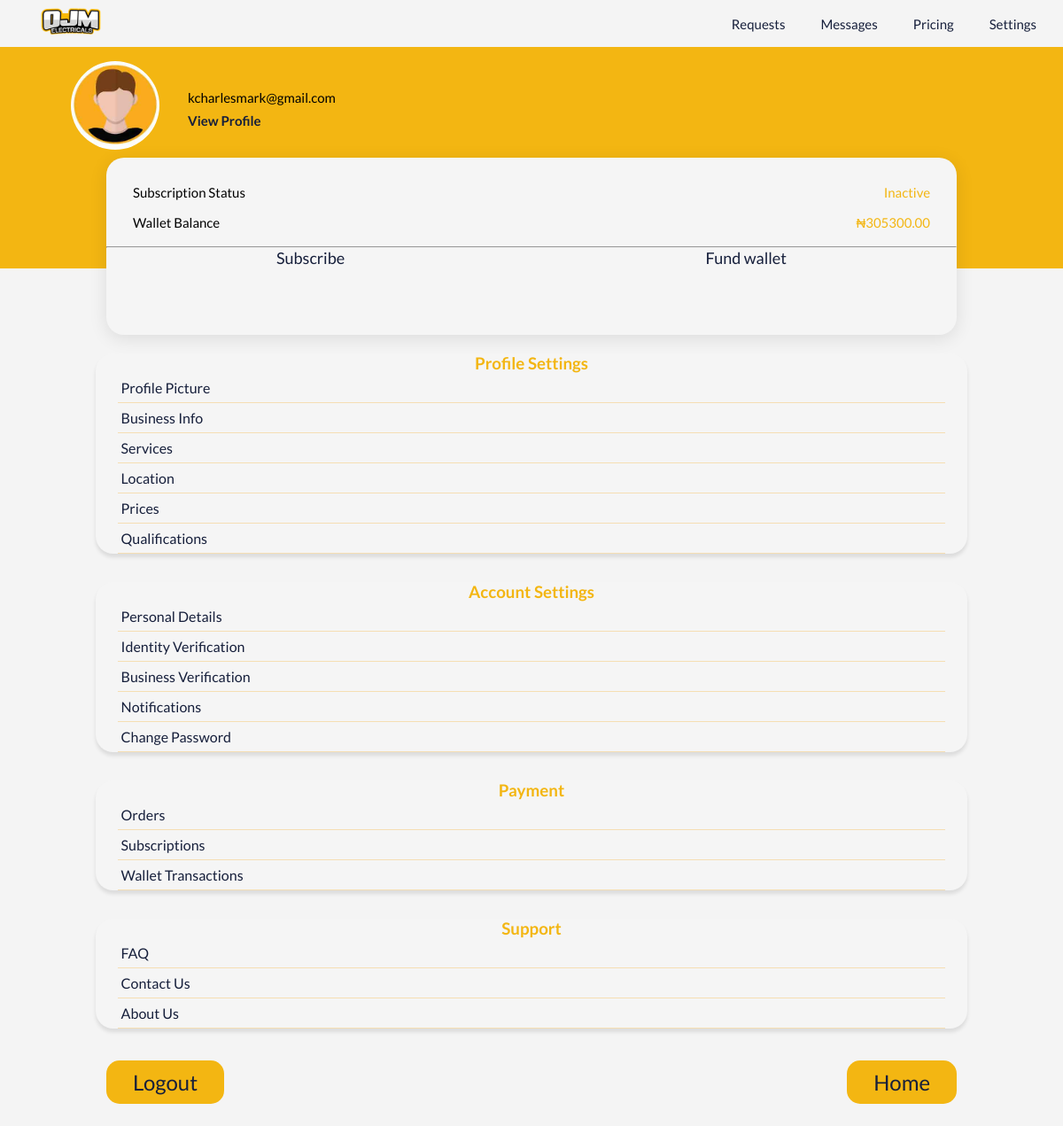
The app's page /pay/web/ (signed in), older data.
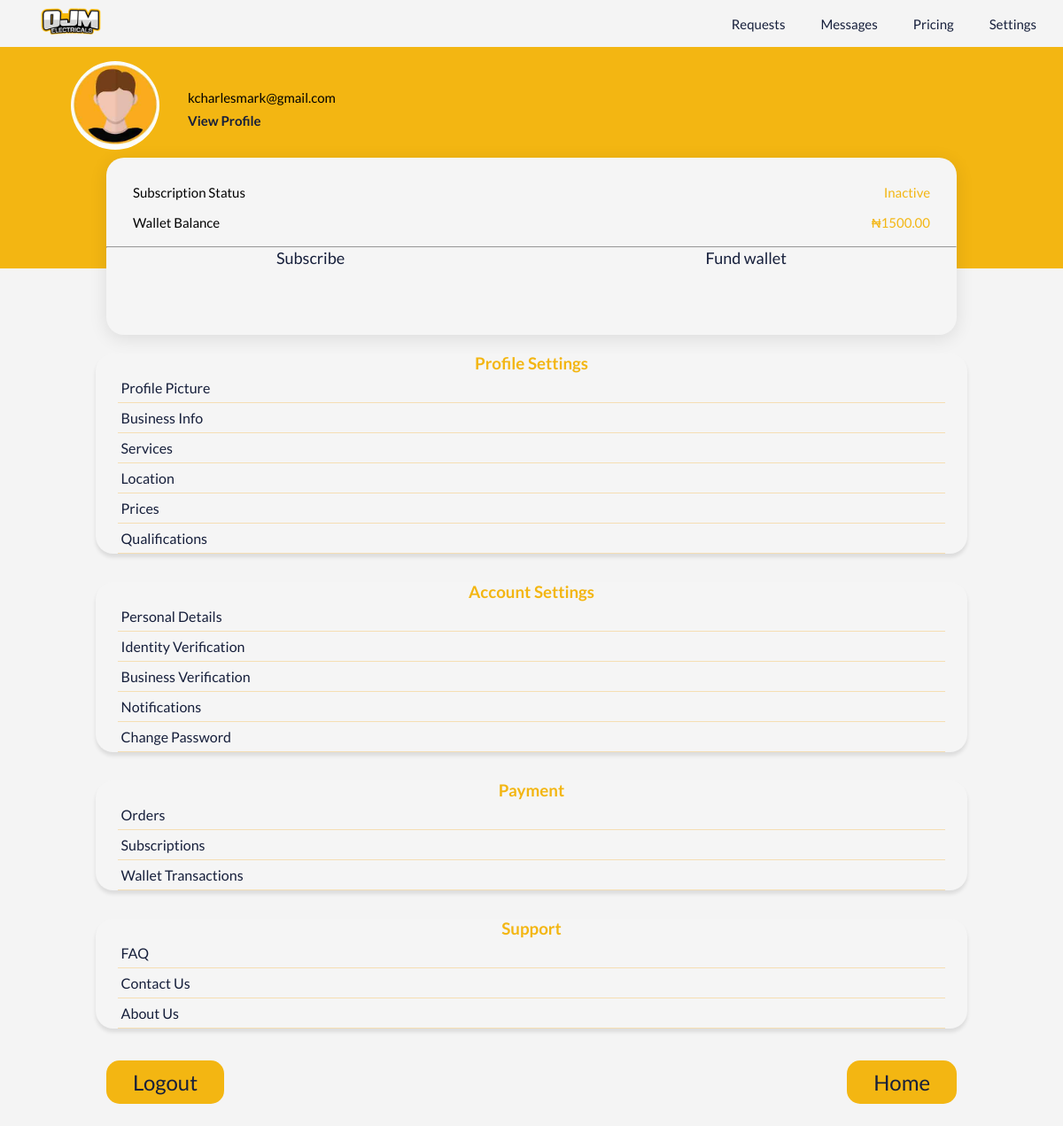
The same page, newer data.
### payment/models.py (models this page shows, shortened)
class Wallet(models.Model):
    user = models.OneToOneField(User, on_delete=models.CASCADE)
    balance = models.DecimalField(max_digits=10, decimal_places=2, default=0.00)

### payment/views.py (the view)
# urls.py: path('web/', views.web, name='web'),
def web(request):
    user = request.user
    wallet = get_object_or_404(Wallet, user=user)
    context={
        'wallet':wallet
    }
    return render(request, 'profdash.html', context)

### templates/profdash.html (shortened to what the changed rows need)
{% load static %}
<!DOCTYPE html>
<html lang="en">
<head>
    <link rel="stylesheet" href="https://unicons.iconscout.com/release/v4.0.8/css/line.css" />
    <link rel="stylesheet" href="{% static 'Css/profdash.css' %}">
    <link rel="stylesheet" href="{% static 'Css/signup.css' %}">
</head>
<body>
    <section>
        <div class="profile">
            <div class="subscription">
                <div class="top">
                    <div class="subscription-status">
                        <div class="wallet">
                            <p>Wallet Balance</p>
                            <span>₦{{wallet.balance}}</span>
                        </div>
                    </div>
                </div>
            </div>
        </div>
    </section>
</body>
</html>

Row changes from the older to the newer data that the page shows:
changed Wallet: balance "305300.00" → "1500.00"
